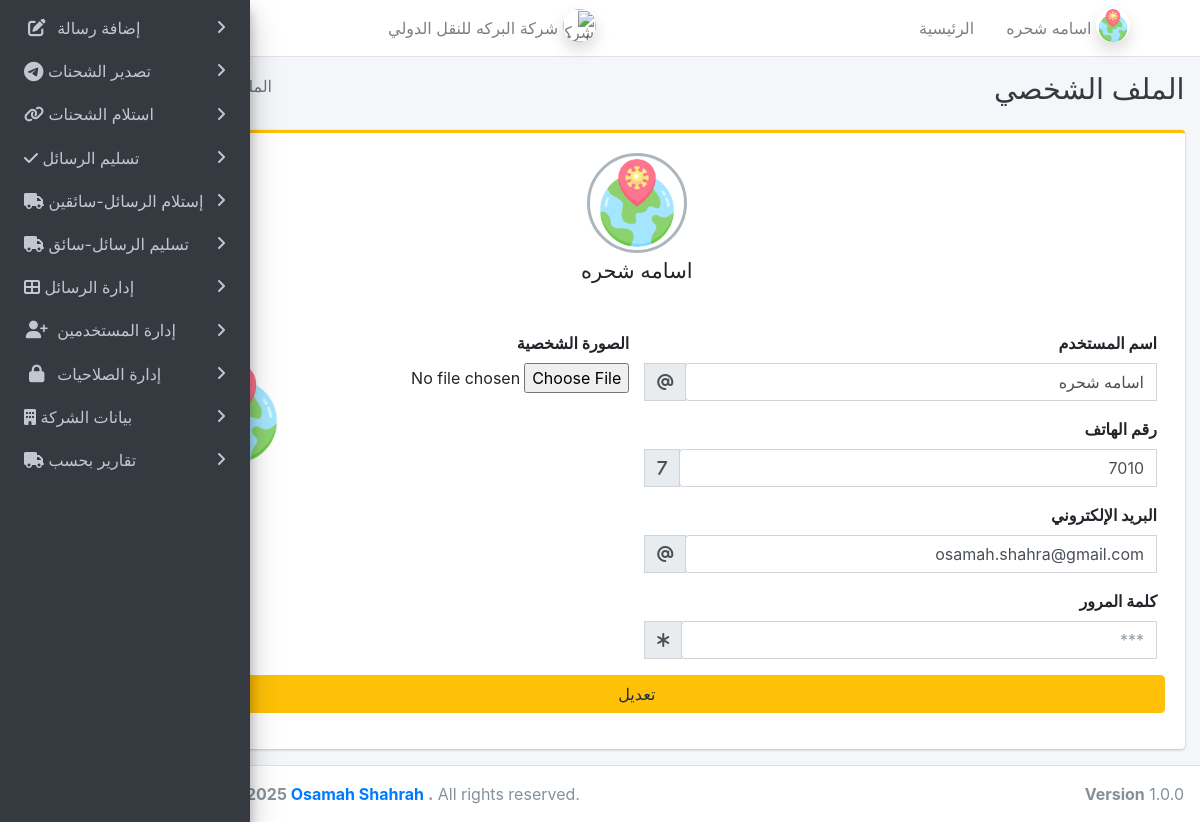
The app's page /home/my_profile.php (signed in) with its own data.
### tables this page shows
CREATE TABLE `pages_permission` (
  `id_u_p` int(11) NOT NULL,
  `fk_user_id` int(11) NOT NULL,
  `fk_page_id` int(11) NOT NULL,
  `user_pages_status` int(11) NOT NULL
);

CREATE TABLE `pages` (
  `id_page` int(11) NOT NULL,
  `sort` int(5) NOT NULL,
  `link` text NOT NULL,
  `name_page` varchar(100) NOT NULL,
  `icon_page` varchar(50) NOT NULL,
  `page_details` text DEFAULT NULL,
  `page_status` int(50) NOT NULL DEFAULT 1
);

CREATE TABLE `users` (
  `id_user` int(11) NOT NULL,
  `name` varchar(500) NOT NULL,
  `user_phone` varchar(100) DEFAULT NULL,
  `email_user` varchar(200) NOT NULL,
  `password_user` varchar(200) NOT NULL,
  `img_user` text NOT NULL DEFAULT '1.png',
  `user_job` int(2) NOT NULL,
  `details_job` text DEFAULT NULL,
  `user_note` text DEFAULT NULL,
  `fk_branch` int(2) NOT NULL,
  `status` int(11) NOT NULL DEFAULT 1
);

### home/check.php (called while the page is built, shortened)
<?php
include "header.php";
include "Myfun_albraka.php";
?>

### home/my_profile.php (the view, shortened to what this page needs)
<?php
include "check.php";
$id_user = osamah_decrypt($_SESSION['id_user']);
if (isset($id_user)) {
    static $name;
    static $email_user;
    static $img_user;
    static $user_phone;
    $sql_quer_usert = "SELECT * FROM `users` WHERE id_user='" . $id_user . "';";
    $execution_query_user = mysqli_query($con, $sql_quer_usert) or die(mysqli_error($con));
    if (mysqli_num_rows($execution_query_user) > 0) {
        while ($array_user = mysqli_fetch_array($execution_query_user)) {
            $id_user = $array_user['id_user'];
            $name = $array_user['name'];
            $email_user = $array_user['email_user'];
            $img_user = $array_user['img_user'];
            $user_phone = $array_user['user_phone'];
        }
    }
?>
<?php
content_header('الملف الشخصي')
?>
<section class="content"  dir="rtl" align="right">
    <div class="container-fluid" >
            <div class="card card-warning card-outline col-md-12">
                <div class="card-body box-profile">
                    <div class="text-center">
                        <img class="profile-user-img img-fluid img-circle" src="<?php if ($id_user > 0) {
                                                                                    echo "../img/img_user/$img_user";
                                                                                } ?>" alt="User profile picture">
                    </div>
                    <h3 class="profile-username text-center"><?php if ($id_user > 0) {
                                                                    echo htmlspecialchars($name);
                                                                } ?></h3>
                </div>
                <div class="card-body">
                    <form action="IIihjndiuh" id="" class="text-start g-3 needs-validation row" method="POST"
                        type="form" name="" enctype="multipart/form-data">
                        <div class="col-md-6">
                            <div class="form-group">
                                <label for="name">اسم المستخدم</label>
                                <div class="input-group">
                                    <input type="text" class="form-control" name="name" id="name" required
                                        placeholder="Osamah___ "
                                        value="<?php if ($id_user > 0) {
                                                    echo htmlspecialchars($name);
                                                } ?>">
                                    <div class="input-group-prepend">
                                        <span class="input-group-text"><i class="fas fa-text">@</i></span>
                                    </div>
                                </div>
                            </div>
                            <div class="form-group">
                                <label for="user_phone">رقم الهاتف</label>
                                <div class="input-group">
                                    <input type="text" class="form-control" name="user_phone" id="user_phone"
                                        placeholder="(_,_,_)___"
                                        value="<?php if ($id_user > 0) {
                                                    echo htmlspecialchars($user_phone);
                                                } ?>">
                                    <div class="input-group-prepend">
                                        <span class="input-group-text"><i class="fas fa-text">7</i></span>
                                    </div>
                                </div>
                            </div>
                            <div class="form-group">
                                <label for="Email">البريد الإلكتروني</label>
                                <div class="input-group">
                                    <input type="Email" class="form-control" name="Email" id="Email" required
                                        placeholder="name@example.com"
                                        value="<?php if ($id_user > 0) {
                                                    echo htmlspecialchars($email_user);
                                                } ?>">
                                    <div class="input-group-prepend">
                                        <span class="input-group-text"><i class="fas fa-text">@</i></span>
                                    </div>
                                </div>
                            </div>
                            <div class="form-group">
                                <label for="password_user">كلمة المرور</label>
                                <div class="input-group">
                                    <input type="password" class="form-control" name="password_user" id="password_user"
                                        required placeholder="***">
                                    <div class="input-group-prepend">
                                        <span class="input-group-text"><i class="fas fa-text">*</i></span>
                                    </div>
                                </div>
                            </div>
                        </div>
                        <div class="col-md-6">
                            <div class="form-group">
                                <label for="imgpro">الصورة الشخصية</label>
                                <div class="input-group">
                                    <input type="file" name="picture" id="imgpro"
                                        accept=".png, .jpg,.gif,.jpeg,jpe,.ico">
                                </div>
                            </div>
                        </div>
                        <button class="btn btn-block btn-warning" id="chang_data" type="submit" name="chang_data">تعديل
                    </form>
                </div>
            </div>
    </div>
</section>
<?php
include "footer.php";
} else {
    include "Error404.php";
}
?>

### home/header.php (shortened to what this page needs)
<?php
function osamah_decrypt_2($ciphertext)
{
    $key = 'Osamah_qader_NajeAbdullahShahrah';
    $ivlen = openssl_cipher_iv_length('AES-256-CBC');
    $decoded = base64_decode($ciphertext);
    $iv = substr($decoded, 0, $ivlen);
    $ciphertext = substr($decoded, $ivlen);
    $originalData = openssl_decrypt($ciphertext, 'AES-256-CBC', $key, OPENSSL_RAW_DATA, $iv);
    $data = json_decode($originalData, true);
    return $data;
}
$id_user_head = osamah_decrypt_2($_SESSION['id_user']);
?>
<html lang="ar">
<head>
    <link rel="stylesheet" href="../Design/plugins/fontawesome-free-6.7.1-web/css/all.min.css">
    <link rel="stylesheet" href="../Design/plugins/ekko-lightbox/ekko-lightbox.css">
    <link rel="stylesheet" href="../Design/dist/css/adminlte.min.css">
    <link rel="stylesheet" href="../Design/plugins/datatables-bs4/css/dataTables.bootstrap4.css">
    <link rel="stylesheet" href="../Design/plugins/daterangepicker/daterangepicker.css">
    <link rel="stylesheet" href="../Design/plugins/icheck-bootstrap/icheck-bootstrap.min.css">
    <link rel="stylesheet" href="../Design/plugins/tempusdominus-bootstrap-4/css/tempusdominus-bootstrap-4.min.css">
    <link rel="stylesheet" href="../Design/plugins/bootstrap4-duallistbox/bootstrap-duallistbox.min.css">
    <link rel="stylesheet" href="../Design/plugins/sweetalert2-theme-bootstrap-4/bootstrap-4.min.css">
    <link rel="stylesheet" href="../Design/plugins/toastr/toastr.min.css">
    <link rel="stylesheet" href="../Design/plugins/select2/css/select2.min.css">
    <link rel="stylesheet" href="../Design/plugins/select2-bootstrap4-theme/select2-bootstrap4.min.css">
</head>
<body class="sidebar-mini sidebar-collapse">
    <div class="wrapper">
        <nav class="main-header navbar navbar-expand navbar-white navbar-light">
            <ul class="navbar-nav">
                <li class="nav-item">
                    <a class="nav-link" data-widget="pushmenu" href="#"><i class="fas fa-bars"></i></a>
                </li>
            </ul>
            <ul class="navbar-nav ml-auto" dir="rtl" alidn="right">
                <li class="nav-item dropdown user-menu">
                    <a href="olo" class="nav-link" data-bs-toggle="dropdown">
                        <img src="../img/web_img/<?php echo htmlspecialchars($_SESSION['icon_system']); ?>"
                            class="user-image rounded-circle shadow"
                            alt="<?php echo htmlspecialchars($_SESSION['name_system']); ?>"> <span
                            class="d-none d-md-inline"><?php echo htmlspecialchars($_SESSION['name_system']); ?></span>
                    </a>
                </li>
            </ul>
            <ul class="navbar-nav ml-auto" dir="rtl" alidn="right">
                <?php if (isset($_SESSION['name']) != "") {  ?>
                <li class="nav-item dropdown user-menu">
                    <a href="#" class="nav-link dropdown-toggle" data-bs-toggle="dropdown">
                        <img src="../img/img_user/<?php echo htmlspecialchars($_SESSION['publi_img_user']); ?>"
                            class="user-image rounded-circle shadow" alt="User Image"> <span
                            class="d-none d-md-inline"><?php echo htmlspecialchars(osamah_decrypt_2($_SESSION['name'])); ?></span> </a>
                </li>
                <?php } ?>
                <li class="nav-item d-none d-sm-inline-block">
                    <a href="olo" class="nav-link">الرئيسية</a>
                </li>
            </ul>
        </nav>
        <aside class="main-sidebar sidebar-dark-primary elevation-4">
            <div class="sidebar">
                <nav class="mt-2">
                    <ul class="nav nav-pills nav-sidebar flex-column" data-widget="treeview" role="menu"
                        data-accordion="false">
                        <?php
                        $sql = "SELECT * FROM `pages`JOIN pages_permission ON pages.id_page=pages_permission.fk_page_id  WHERE `page_status`=1 AND pages_permission.user_pages_status=1 AND pages_permission.fk_user_id=? ORDER BY `pages`.`sort` ASC ;";
                        $sql_page_show = mysqli_prepare($con, $sql);
                        mysqli_stmt_bind_param($sql_page_show, "i", $id_user_head);
                        mysqli_stmt_execute($sql_page_show);
                        $result_page_show = mysqli_stmt_get_result($sql_page_show);
                        while ($array_page = mysqli_fetch_assoc($result_page_show)) {
                        ?>
                        <li class="nav-item has-treeview">
                            <a href="<?php echo htmlspecialchars($array_page['link']); ?>" class="nav-link">
                                <i class="<?php echo htmlspecialchars($array_page['icon_page']); ?>"></i>
                                <p>
                                    <?php echo htmlspecialchars($array_page['name_page']); ?>
                                    <i class="right fas fa-angle-right"></i>
                                </p>
                            </a>
                        </li>
                        <?php }
                        ?>
                    </ul>
                </nav>
            </div>
        </aside>
        <div class="content-wrapper">

### home/Myfun_albraka.php (shortened to what this page needs)
<?php
function osamah_decrypt($ciphertext) {
    $key='Osamah_qader_NajeAbdullahShahrah';
    $ivlen = openssl_cipher_iv_length('AES-256-CBC');
    $decoded = base64_decode($ciphertext);
    $iv = substr($decoded, 0, $ivlen);
    $ciphertext = substr($decoded, $ivlen);
    $originalData = openssl_decrypt($ciphertext, 'AES-256-CBC', $key, OPENSSL_RAW_DATA, $iv);
    $data = json_decode($originalData, true);
    return $data;
}
?>
<?php
function content_header($page_title)
{
?>
<section class="content-header">
    <div class="container-fluid">
        <div class="row mb-2">
            <div class=" col-sm-6">
                    <ol class="breadcrumb float-sm-left">
                        <li class="breadcrumb-item"><a href="olo">الرئيسية</a></li>
                        <li class="breadcrumb-item active"><?php echo htmlspecialchars( $page_title); ?></li>
                    </ol>
            </div>
            <div class="col-sm-6" align="right">
                <h1 class="text-dark" "><?php echo htmlspecialchars( $page_title); ?></h1>
            </div>
        </div>
    </div>
</section>
<?php }
?>

### home/footer.php (shortened to what this page needs)
</div>
<footer class="main-footer">
    <div class="float-right d-none d-sm-block">
        <b>Version</b> 1.0.0
    </div>
    <strong>Created by &copy; 2024-2025 <a href="mailto:osamah.shahra@gmail.com">	Osamah Shahrah </a>.</strong> All rights
    reserved.
</footer>
</div>
</body>
</html>

### records on screen
pages_permission: fk_page.name_page "إضافة رسالة"
pages_permission: fk_page.name_page "تصدير الشحنات"
pages_permission: fk_page.name_page "استلام الشحنات"
pages_permission: fk_page.name_page "تسليم الرسائل"
pages_permission: fk_page.name_page "إستلام الرسائل-سائقين"
pages_permission: fk_page.name_page "تسليم الرسائل-سائق"
pages_permission: fk_page.name_page "إدارة الرسائل"
pages_permission: fk_page.name_page "إدارة المستخدمين"
pages_permission: fk_page.name_page "إدارة الصلاحيات"
pages_permission: fk_page.name_page "بيانات الشركة"
pages_permission: fk_page.name_page "تقارير بحسب"
users: img_user (picture), name "اسامه شحره", user_phone "7010", Email "osamah.shahra@gmail.com"

### other values on screen
$_SESSION['name_system'] "شركة البركه للنقل الدولي"
osamah_decrypt_2($_SESSION['name']) "اسامه شحره"
$page_title "الملف…"
$page_title "الملف الشخصي"
